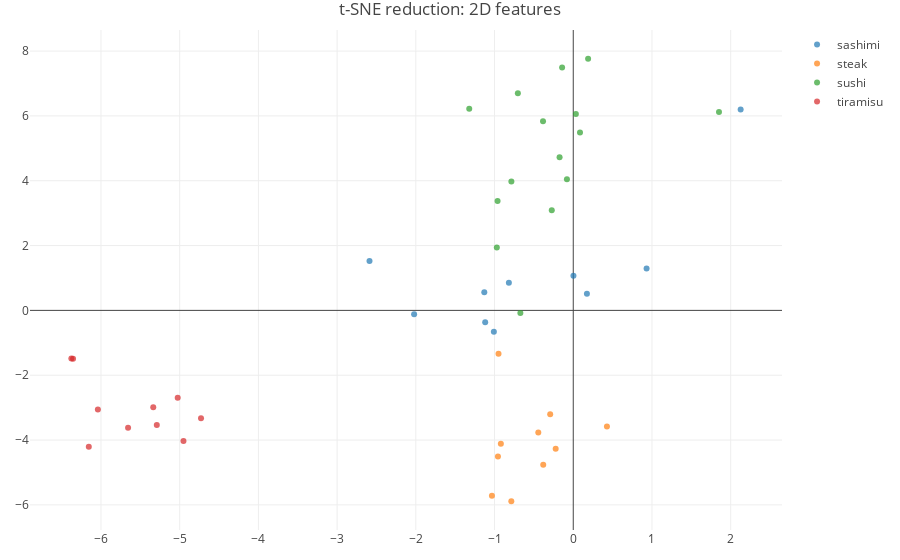

The code cell stored with this chart in its notebook:
### Code cell
traces=[]

for l in unique_labels:
    df_category=df_TSNE_2D[(df_TSNE_2D.mean_vector_labels==l)]
    point_name=str(df_category.mean_vector_labels[df_category.index[0]])
    trace = go.Scatter(
    x=df_category['1'],
    y=df_category['2'],
    mode='markers',
    marker=dict(
        colorscale='Viridis',
        opacity=0.7,
        line=dict(color='rgb(140, 140, 170)')
    ),
    name=point_name,
    text=df_category.mean_vector_names,
    )

    traces.append(trace)

layout = go.Layout(
    title='t-SNE reduction: 2D features',
    hovermode='closest',
    margin=dict(
       l=30,
       r=30,
       b=30,
       t=30
    ),
      scene = dict(
        xaxis = dict(
            title='pca-1',
       ),
       yaxis = dict(
           title='pca-2',
       ),
    ),
 
)

fig = go.Figure(data=traces, layout=layout)
iplot(fig)

### Figure 1 — Plotly figure (JSON) as saved in the notebook; plotly's stock layout.template omitted (floating-point values rounded to 4 significant figures)
{"data": [{"marker": {"colorscale": "Viridis", "line": {"color": "rgb(140, 140, 170)"}, "opacity": 0.7}, "mode": "markers", "name": "sashimi", "text": ["1", "10", "2", "3", "4", "5", "6", "7", "8", "9"], "type": "scatter", "uid": "ff437a9a-230b-4447-8fb9-72f4c9bc54dd", "x": [-1.009, 0.9316, -0.8179, -1.13, -1.119, 0.002386, -2.022, -2.589, 2.127, 0.1735], "y": [-0.6601, 1.289, 0.8542, 0.5609, -0.3642, 1.072, -0.1179, 1.521, 6.197, 0.5158]}, {"marker": {"colorscale": "Viridis", "line": {"color": "rgb(140, 140, 170)"}, "opacity": 0.7}, "mode": "markers", "name": "steak", "text": ["1", "10", "2", "3", "4", "5", "6", "7", "8", "9"], "type": "scatter", "uid": "8c8b39ea-9ba2-4fbd-9107-8dcc13f5ed23", "x": [-0.9198, -0.9567, 0.4281, -0.9496, -0.3814, -0.2931, -0.4442, -0.2233, -0.7868, -1.033], "y": [-4.113, -4.508, -3.582, -1.338, -4.761, -3.208, -3.763, -4.27, -5.888, -5.719]}, {"marker": {"colorscale": "Viridis", "line": {"color": "rgb(140, 140, 170)"}, "opacity": 0.7}, "mode": "markers", "name": "sushi", "text": ["1", "10", "11", "12", "13", "14", "15", "2", "3", "4", "5", "6", "7", "8", "9"], "type": "scatter", "uid": "e56412c7-2140-4b52-8eb4-478fd42f47b6", "x": [-0.3842, -0.9709, -0.6718, 0.08561, -0.9617, 0.03312, -0.7861, -0.1418, 1.851, -0.7039, -1.321, -0.0804, -0.273, -0.1737, 0.1886], "y": [5.832, 1.937, -0.08251, 5.488, 3.377, 6.057, 3.975, 7.489, 6.118, 6.695, 6.217, 4.042, 3.087, 4.722, 7.763]}, {"marker": {"colorscale": "Viridis", "line": {"color": "rgb(140, 140, 170)"}, "opacity": 0.7}, "mode": "markers", "name": "tiramisu", "text": ["1", "10", "2", "3", "4", "5", "6", "7", "8", "9"], "type": "scatter", "uid": "15306fad-1ff2-4353-87a3-c83c7cf022b3", "x": [-4.952, -6.355, -5.336, -6.039, -5.291, -6.155, -4.729, -6.376, -5.025, -5.656], "y": [-4.028, -1.491, -2.991, -3.058, -3.532, -4.208, -3.328, -1.487, -2.696, -3.624]}], "layout": {"hovermode": "closest", "margin": {"b": 30, "l": 30, "r": 30, "t": 30}, "scene": {"xaxis": {"title": "pca-1"}, "yaxis": {"title": "pca-2"}}, "title": "t-SNE reduction: 2D features"}}
